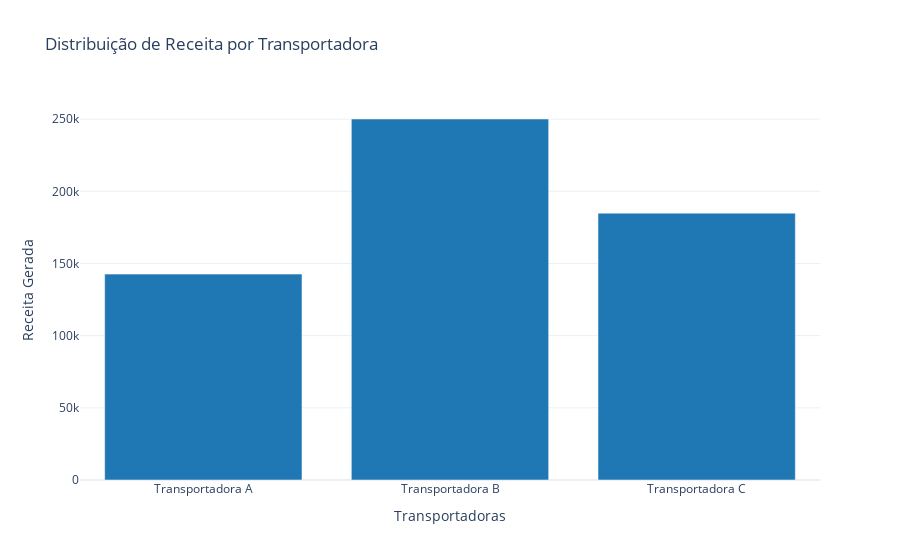

The cell this chart's notebook holds for it:
### Markdown cell above
A análise revela que a maior parte da receita é gerada por clientes cujo gênero está registrado como "Desconhecido", destacando a importância de entender melhor esse segmento. O grupo "Feminino" é o segundo mais significativo em termos de receita, demonstrando uma forte presença de consumidoras. Em seguida, os clientes do gênero "Masculino" também têm um impacto relevante nas vendas. Por último, o grupo "Não-binário" contribui com a menor parcela da receita, possivelmente devido a uma menor representatividade ou diferentes padrões de consumo.

### Code cell
# Agrupando os dados por Transportadoras e somando as receitas geradas
Receitas_geradas_por_Transportadora = TabcadeiaSup.groupby('Transportadoras')['Receita gerada'].sum().reset_index()

# Criando o gráfico de barras
fig = go.Figure()
fig.add_trace(go.Bar(x=Receitas_geradas_por_Transportadora['Transportadoras'], 
                     y=Receitas_geradas_por_Transportadora['Receita gerada'], 
                     marker_color='#1f77b4')) 

# Atualizando o layout do gráfico
fig.update_layout(title='Distribuição de Receita por Transportadora', 
                  xaxis_title='Transportadoras', 
                  yaxis_title='Receita Gerada',
                  )  
fig.show()

### Figure 1 — Plotly figure (JSON) as saved in the notebook; plotly's stock layout.template omitted (floating-point values rounded to 4 significant figures)
{"data": [{"marker": {"color": "#1f77b4"}, "type": "bar", "x": ["Transportadora A", "Transportadora B", "Transportadora C"], "y": [142600.0, 250100.0, 184900.0]}], "layout": {"title": {"text": "Distribuição de Receita por Transportadora"}, "xaxis": {"title": {"text": "Transportadoras"}}, "yaxis": {"title": {"text": "Receita Gerada"}}}}
